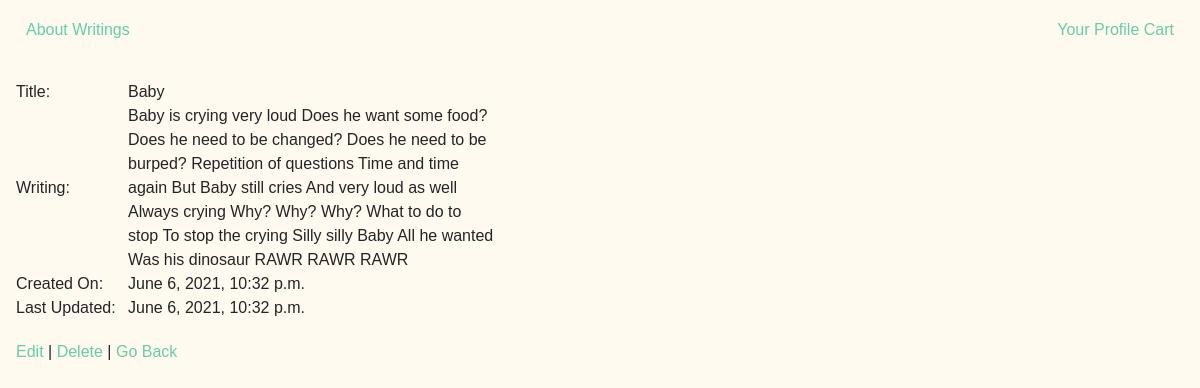
The app's page /writings/2 with its own data.
### Poems/models.py (models this page shows)
class Writing(models.Model):
    title = models.CharField(max_length=255)
    writing = models.CharField(max_length=255)
    created_at = models.DateTimeField(auto_now_add=True)
    updated_at = models.DateTimeField(auto_now=True)
    objects = WritingManager()

### Poems/views.py (the view)
# urls.py: path('writings/<int:writing_id>', views.writing),
def writing(request, writing_id):
    one_writing = Writing.objects.get(id=writing_id)
    context = {
        'writing': one_writing
    }
    return render(request, 'writing.html', context)

### Poems/templates/writing.html (shortened to what this page needs)
<!DOCTYPE html>
<html lang="en">
    <head>
        <link rel="stylesheet" href="https://stackpath.bootstrapcdn.com/bootstrap/4.5.2/css/bootstrap.min.css"
>
        {% load static %}
        <link rel="stylesheet" href="{% static 'style.css' %}">
        <div class="navbar">
            <div>
                <a href="/about">About</a>
                <a href="/writings">Writings</a>
            </div>
            <div>
                <a href="/success">Your Profile</a>
                <a href="/cart">Cart</a>
            </div>
        </div>
    </head>
    <body>
        <table class="writing">
            <tbody>
                <tr>
                    <td>Title:</td>
                    <td>{{ writing.title }}</td>
                </tr>
                <tr>
                    <td>Writing:</td>
                    <td>{{ writing.writing }}</td>
                </tr>
                <tr>
                    <td style="width: 7em;">Created On:</td>
                    <td>{{ writing.created_at }}</td>
                </tr>
                <tr>
                    <td>Last Updated:</td>
                    <td>{{ writing.updated_at }}</td>
                </tr>
            </tbody>
        </table>
        <p class="writing"><a href="/writings/{{ writing.id }}/editor">Edit</a> | <a href="/writings/{{ writing.id }}/to_delete">Delete</a> | <a href="/writings">Go Back</a></p>
    </body>
</html>

### Poems/static/style.css (style rules this page uses)
* { padding: 0; margin: 0; font-family: sans-serif; }
div { padding: 10px; }
body { background-color: floralwhite; }
a { color: mediumaquamarine; }
.writing { margin: 20px; width: 40%; vertical-align: top; margin-left: 1em; }

### records on screen
Writing: title "Baby", writing "Baby is crying very loud Does he want some food? Does he need to be changed? Does he need to be burped? Repetition of questions Time and time again But Baby still cries And very loud as well Always crying Why? Why? Why? What to do to stop To stop the crying Silly silly Baby All he wanted Was his dinosaur RAWR RAWR RAWR", created_at "June 6, 2021, 10:32 p.m.", updated_at "June 6, 2021, 10:32 p.m."
